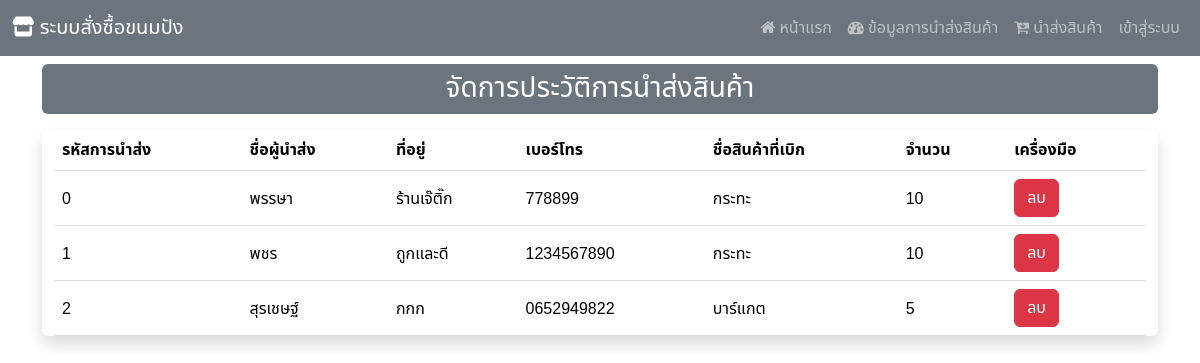
The app's page /buy_product/ with its own data.
### Hospital_app/models.py (models this page shows, shortened)
class report_buy(models.Model):
    report_id = models.AutoField(primary_key=True)
    username = models.CharField(max_length=255)
    address = models.CharField(max_length=255)
    tal = models.CharField(max_length=255)
    product_name = models.CharField(max_length=255)
    product_qty = models.IntegerField()

### Hospital_app/views.py (the view)
# urls.py: path('buy_product/', views.buy_product_view, name='buy_product'),
def buy_product_view(request):
    show_report = report_buy.objects.all()
    context  = {"report" : show_report}
    return render(request, "buy_product.html", context)

### Hospital_app/templates/buy_product.html (shortened to what this page needs)
{% extends "base.html" %}
{% block content %}
<div class="mt-2 p-2 bg-secondary text-center text-white rounded h3">
    จัดการประวัติการนำส่งสินค้า
</div>
<div class="container-fluid my-3 justify-content-center align-items-center shadow rounded">
    <table class="table table-responsive">
        <thead>
            <tr>
                <th>รหัสการนำส่ง</th>
                <th>ชื่อผู้นำส่ง</th>
                <th>ที่อยู่</th>
                <th>เบอร์โทร</th>
                <th>ชื่อสินค้าที่เบิก</th>
                <th>จำนวน</th>
                <th>เครื่องมือ</th>
            </tr>
        </thead>
        <tbody>
            {% for i in report %}
                <tr>
                    <td class="pt-3">{{ i.report_id }}</td>
                    <td class="pt-3">{{ i.username }}</td>
                    <td class="pt-3">{{ i.address }}</td>
                    <td class="pt-3">{{ i.tal }}</td>
                    <td class="pt-3">{{ i.product_name }}</td>
                    <td class="pt-3">{{ i.product_qty }}</td>
                    <td><a href="delete_report/{{ i.report_id }}/" class="btn btn-danger" data-bs-toggle="modal" data-bs-target="#deleteConfirmationModal" onclick="setDeleteUrl('delete_report/{{ i.report }}/')">ลบ</a></td>
                </tr>
            {% endfor %}
        </tbody>
        </div>
</div>
{% endblock %}

### Hospital_app/templates/base.html (style rules this page uses)
body { font-family: "Noto Sans Thai", sans-serif; }

### records on screen
report_buy: report_id "0", username "พรรษา", address "ร้านเจ๊ติ๊ก", tal "778899", product_name "กระทะ", product_qty "10"
report_buy: report_id "1", username "พชร", address "ถูกและดี", tal "1234567890", product_name "กระทะ", product_qty "10"
report_buy: report_id "2", username "สุรเชษฐ์", address "กกก", tal "0652949822", product_name "บาร์แกต", product_qty "5"
